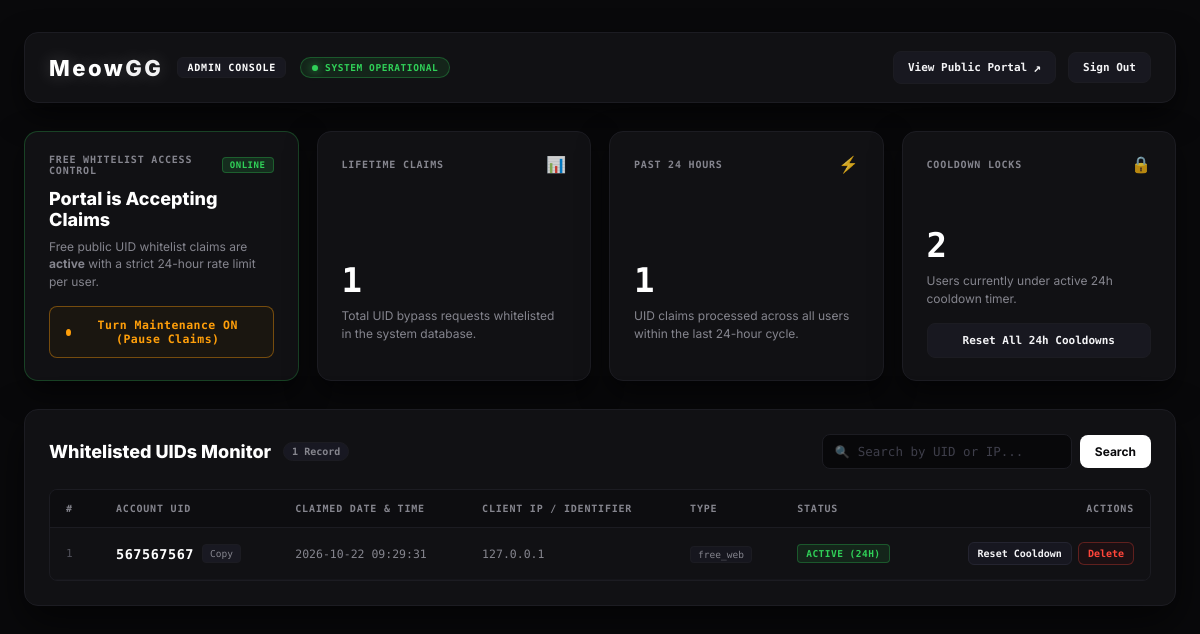
Before: /admin (signed in) with the older database file.
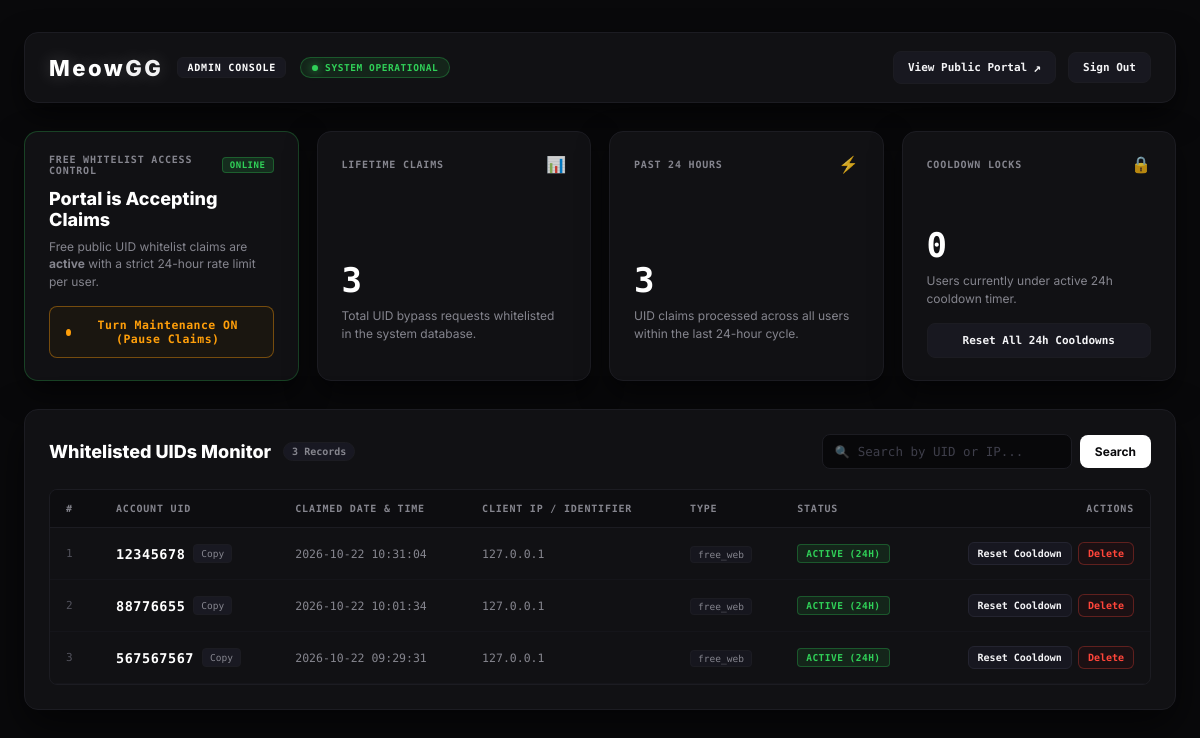
After: the same page with the newer database file.
### tables this page shows
CREATE TABLE registered_uids (
            uid TEXT PRIMARY KEY,
            discord_id TEXT,
            added_timestamp INTEGER,
            expiry_days INTEGER,
            claim_type TEXT
        , identifier TEXT);

### dashboard.py (the view, shortened to what this page needs)
@app.route("/admin", methods=["GET", "POST"])
def admin_panel():
    if not session.get("admin_authenticated"):
        return render_template("admin_login.html")
    search_q = request.args.get("q", "").strip()
    stats = get_admin_stats()
    claims = get_all_claims(query=search_q if search_q else None)
    return render_template(
        "admin.html",
        stats=stats,
        claims=claims,
        search_q=search_q,
        maintenance_mode=stats["maintenance_mode"]
    )

### dashboard.py (called while the page is built)
def get_db():
    conn = sqlite3.connect(DB_PATH, timeout=20)
    conn.execute("PRAGMA journal_mode = MEMORY;")
    conn.execute("PRAGMA synchronous = NORMAL;")
    conn.execute("PRAGMA busy_timeout = 10000;")
    return conn

def is_maintenance_mode() -> bool:
    conn = get_db()
    try:
        cursor = conn.cursor()
        cursor.execute("SELECT value FROM system_settings WHERE key = 'maintenance_mode'")
        row = cursor.fetchone()
        return bool(row and row[0] == '1')
    except Exception:
        return False
    finally:
        conn.close()

def get_admin_stats() -> dict:
    conn = get_db()
    try:
        cursor = conn.cursor()
        current_time = int(time.time())
        day_ago = current_time - 86400
        cursor.execute("SELECT COUNT(*) FROM registered_uids")
        total_claims = cursor.fetchone()[0]
        cursor.execute("SELECT COUNT(*) FROM registered_uids WHERE added_timestamp >= ?", (day_ago,))
        claims_24h = cursor.fetchone()[0]
        cursor.execute("SELECT COUNT(DISTINCT identifier) FROM rate_limits WHERE last_claim_timestamp >= ?", (day_ago,))
        active_cooldowns = cursor.fetchone()[0]
        return {
            "total_claims": total_claims,
            "claims_24h": claims_24h,
            "active_cooldowns": active_cooldowns,
            "maintenance_mode": is_maintenance_mode()
        }
    finally:
        conn.close()

### templates/admin.html (shortened to what this page needs)
<!DOCTYPE html>
<html lang="en">
<head>
  <link rel="stylesheet" href="{{ url_for('static', filename='css/style.css') }}">
  <link rel="stylesheet" href="{{ url_for('static', filename='css/admin.css') }}">
</head>
<body class="admin-dashboard-body">
  <div class="admin-container">
    <header class="admin-topbar">
      <div class="admin-topbar-left">
        <a href="{{ url_for('admin_panel') }}" class="admin-brand">
          <div class="meowgg-title" style="font-size: 22px;">Meow<span class="meowgg-accent">GG</span></div>
        </a>
        <span class="admin-badge-role">ADMIN CONSOLE</span>
        {% if maintenance_mode %}
        <div class="status-pill-admin status-pill-warn">
          <span class="pill-dot pill-dot-warn"></span>
          <span>MAINTENANCE MODE ACTIVE</span>
        </div>
        {% else %}
        <div class="status-pill-admin status-pill-live">
          <span class="pill-dot pill-dot-live"></span>
          <span>SYSTEM OPERATIONAL</span>
        </div>
        {% endif %}
      </div>
      <div class="admin-topbar-right">
        <a href="{{ url_for('index') }}" target="_blank" class="admin-nav-btn">
          <span>View Public Portal</span>
          <span style="font-size: 13px;">↗</span>
        </a>
        <a href="{{ url_for('admin_logout') }}" class="admin-nav-btn admin-btn-logout">
          <span>Sign Out</span>
        </a>
      </div>
    </header>
    <section class="admin-grid">
      <div class="admin-card admin-card-action {% if maintenance_mode %}card-border-warn{% else %}card-border-live{% endif %}">
        <div class="admin-card-head">
          <span class="admin-card-label">FREE WHITELIST ACCESS CONTROL</span>
          {% if maintenance_mode %}
          <span class="admin-status-badge badge-warn">PAUSED</span>
          {% else %}
          <span class="admin-status-badge badge-live">ONLINE</span>
          {% endif %}
        </div>
        <div class="admin-card-body">
          <h2 class="admin-action-title">
            {% if maintenance_mode %}
            Maintenance Mode is ON
            {% else %}
            Portal is Accepting Claims
            {% endif %}
          </h2>
          <p class="admin-card-desc">
            {% if maintenance_mode %}
            Free public UID claims are currently <strong>blocked</strong>. Visitors see an under-maintenance notification.
            {% else %}
            Free public UID whitelist claims are <strong>active</strong> with a strict 24-hour rate limit per user.
            {% endif %}
          </p>
          <form action="{{ url_for('admin_toggle_maintenance') }}" method="POST" class="admin-toggle-form">
            {% if maintenance_mode %}
            <button type="submit" class="admin-toggle-btn btn-turn-on">
              <span class="btn-dot dot-green"></span>
              <span>Turn Maintenance OFF (Resume Claims)</span>
            </button>
            {% else %}
            <button type="submit" class="admin-toggle-btn btn-turn-off">
              <span class="btn-dot dot-amber"></span>
              <span>Turn Maintenance ON (Pause Claims)</span>
            </button>
            {% endif %}
          </form>
        </div>
      </div>
      <div class="admin-card">
        <div class="admin-card-head">
          <span class="admin-card-label">LIFETIME CLAIMS</span>
          <span class="admin-stat-icon">📊</span>
        </div>
        <div class="admin-card-body">
          <div class="admin-stat-number">{{ stats.total_claims }}</div>
          <p class="admin-card-desc">Total UID bypass requests whitelisted in the system database.</p>
        </div>
      </div>
      <div class="admin-card">
        <div class="admin-card-head">
          <span class="admin-card-label">PAST 24 HOURS</span>
          <span class="admin-stat-icon">⚡</span>
        </div>
        <div class="admin-card-body">
          <div class="admin-stat-number">{{ stats.claims_24h }}</div>
          <p class="admin-card-desc">UID claims processed across all users within the last 24-hour cycle.</p>
        </div>
      </div>
      <div class="admin-card">
        <div class="admin-card-head">
          <span class="admin-card-label">COOLDOWN LOCKS</span>
          <span class="admin-stat-icon">🔒</span>
        </div>
        <div class="admin-card-body">
          <div class="admin-stat-number">{{ stats.active_cooldowns }}</div>
          <p class="admin-card-desc">Users currently under active 24h cooldown timer.</p>
          <form action="{{ url_for('admin_reset_all_cooldowns') }}" method="POST" onsubmit="return confirm('Are you sure you want to reset ALL 24-hour cooldowns? This will allow every user to claim again immediately.');">
            <button type="submit" class="admin-btn-secondary btn-full">
              <span>Reset All 24h Cooldowns</span>
            </button>
          </form>
        </div>
      </div>
    </section>
    <section class="admin-table-section">
      <div class="admin-table-header">
        <div class="table-header-left">
          <h2 class="admin-section-heading">Whitelisted UIDs Monitor</h2>
          <span class="table-count-badge">{{ claims|length }} Record{% if claims|length != 1 %}s{% endif %}</span>
        </div>
        <form action="{{ url_for('admin_panel') }}" method="GET" class="admin-search-form">
          <div class="search-input-wrap">
            <span class="search-icon">🔍</span>
            <input
              type="text"
              name="q"
              value="{{ search_q }}"
              class="search-input"
              placeholder="Search by UID or IP..."
              autocomplete="off">
          </div>
          <button type="submit" class="admin-btn-search">Search</button>
        </form>
      </div>
      <div class="admin-table-wrap">
        <table class="admin-table">
          <thead>
            <tr>
              <th style="width: 50px;">#</th>
              <th>ACCOUNT UID</th>
              <th>CLAIMED DATE & TIME</th>
              <th>CLIENT IP / IDENTIFIER</th>
              <th>TYPE</th>
              <th>STATUS</th>
              <th style="text-align: right;">ACTIONS</th>
            </tr>
          </thead>
          <tbody>
            {% if claims %}
              {% for item in claims %}
              <tr>
                <td class="td-index">{{ loop.index }}</td>
                <td class="td-uid">
                  <div class="uid-copy-group">
                    <span class="uid-code" id="uid_{{ loop.index }}">{{ item.uid }}</span>
                    <button type="button" class="btn-table-copy" onclick="copyUidText('{{ item.uid }}', this)" title="Copy UID">
                      Copy
                    </button>
                  </div>
                </td>
                <td class="td-time">{{ item.readable_date }}</td>
                <td class="td-ip">{{ item.identifier }}</td>
                <td class="td-type">
                  <span class="tag-type">{{ item.claim_type }}</span>
                </td>
                <td class="td-status">
                  {% if item.is_active %}
                  <span class="pill-active">ACTIVE (24H)</span>
                  {% else %}
                  <span class="pill-expired">EXPIRED</span>
                  {% endif %}
                </td>
                <td class="td-actions">
                  <div class="row-actions">
                    <form action="{{ url_for('admin_reset_cooldown') }}" method="POST" style="display:inline;" onsubmit="return confirm('Reset cooldown for IP {{ item.identifier }}?');">
                      <button type="submit" class="btn-action-sm btn-action-reset" title="Allow this IP to claim again">
                        Reset Cooldown
                      </button>
                    </form>
                    <form action="{{ url_for('admin_delete_uid') }}" method="POST" style="display:inline;" onsubmit="return confirm('Remove UID {{ item.uid }} from whitelist database?');">
                      <button type="submit" class="btn-action-sm btn-action-delete" title="Delete record">
                        Delete
                      </button>
                    </form>
                  </div>
                </td>
              </tr>
              {% endfor %}
            {% endif %}
          </tbody>
        </table>
      </div>
    </section>
  </div>
</body>
</html>

### static/css/style.css (style rules this page uses)
:root { --bg-main: #09090b; --bg-card: #111114; --bg-card-hover: #121216; --bg-card-subtle: #0c0c0f; --bg-input: #08080a; --border-subtle: #1c1c22; --border-active: #32323c; --border-focus: #444452; --accent-matte: #e4e4e7; --accent-matte-subtle: rgba(255, 255, 255, 0.15); --accent-matte-hover: rgba(255, 255, 255, 0.28); --text-primary: #f4f4f6; --text-muted: #85858e; --text-dim: #52525c; --accent-red: #ff453a; --accent-red-bg: #151012; --accent-green: #30d158; --accent-green-bg: #0d1611; --accent-amber: #ff9f0a; --font-sans: 'Inter', -apple-system, BlinkMacSystemFont, 'Segoe UI', Roboto, sans-serif; --font-mono: 'DM Mono', monospace; --radius-card: 14px; --radius-inner: 8px; }
* { box-sizing: border-box; margin: 0; padding: 0; }
html, body { min-height: 100vh; background-color: var(--bg-main); color: var(--text-primary); font-family: var(--font-sans); -webkit-font-smoothing: antialiased; -moz-osx-font-smoothing: grayscale; }
.meowgg-title { font-family: var(--font-sans); font-size: 32px; font-weight: 800; color: #ffffff; letter-spacing: 2.5px; line-height: 1; text-shadow: 0 0 18px rgba(255, 255, 255, 0.2); display: inline-flex; align-items: center; }
.meowgg-accent { color: #ffffff; opacity: 0.95; }

Changed rows visible on the page:
added registered_uids: uid "12345678", readable_date "2026-10-22 10:31:04", identifier "127.0.0.1", claim_type "free_web"
added registered_uids: uid "88776655", readable_date "2026-10-22 10:01:34", identifier "127.0.0.1", claim_type "free_web"
Other visible differences:
{{ stats.total_claims }}: "1" → "3"
{{ stats.claims_24h }}: "1" → "3"
{{ stats.active_cooldowns }}: "2" → "0"
{{ claims|length }}: "1" → "3"
text now shown: "s"
